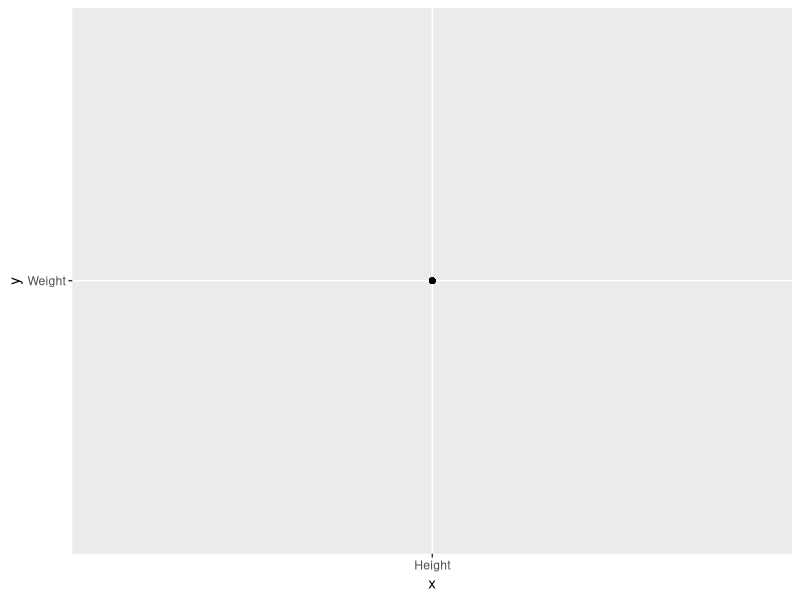
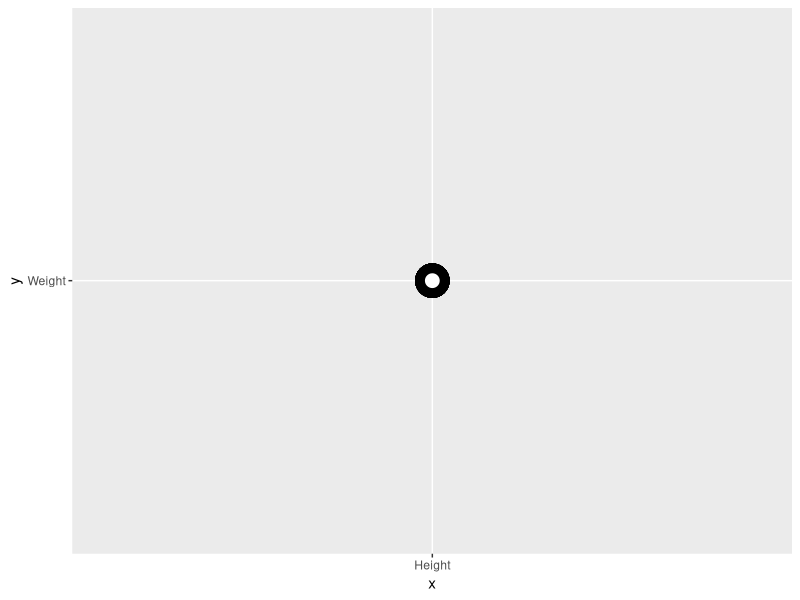

The R source for these figures, in order:
#This code chunk identifies my working directory 
#and sets it to where I want to save and fetch files
#TASK: fill in between the parentheses if needed. 
#If not needed, make the two lines a comment
# getwd()
# setwd()

#This brings the 'women' data into my environment from Base R (Run this)
women

#This code saves the women data as a dataframe with a new name
#TASK: Save the women dataset with a new name
Data1 <- women

#This code chunk allows me to see the top 2 rows of my data
#TASK: Write the function that returns the top rows
head(Data1,2)

#This code chunk shows me the internal structure 
#Task: Write the function that shows the number of rows, columns, column names, class of columns   
str(Data1)

#This code chunk shows me some basic summary stats
#Such as Min, Max, Mean. Quartiles...
#Task: Write the function that gives summary stats
summary(Data1)

#This allows me to apply the function to just one certain column
#Task: Write the function to return the Mean of just the height column
mean(Data1$height)

#This allows me to save one column as its own object ('values' in the Environment)
#Task: Write the function to create an object for just the Weight column 
#and write the function to create an object for just the Height column 
#(these should show as values in the environment window, not as datasets)
W_Height <- (Data1$height)
W_Weight <- (Data1$weight)

#This takes the individual objects ('values' in the Environment) and creates a dataframe
#I can see the Data in the Environment 
#Task: Write the function to create a data.frame from the height and weight values you just created
D_Frame <- data.frame(W_Height,W_Weight)

#This code chunk creates a subset from my dataset
#Note that the subset only appears in the Console (not the Environment)
#Task: Write the function to create a subset of the data where the height is > 65
#If I wanted to save the subset, I would need to name it as done in the code above
H_65 <- subset(Data1,height>65)

#This shows me how many rows are in my dataset and
#TASK: Write the function that returns the number of rows
nrow(Data1)

#This shows me how many columns are in my dataset
#TASK: Write the function that returns the number of columns
ncol(Data1)

#This also shows me how many rows and columns with just one function
#TASK: Write the function that returns the number of rows and columns with just one command
dim(Data1)

#This code will install the ggplot2 package
#TASK: Write the function that installs the ggplot2 package
install.packages("ggplot2")  
  
#This code calls the ggplot2 package so I can use its functions
#Task: Write the function that 'calls' the ggplot2 package
library(ggplot2)

#This produces a scatter plot of the height and weight columns
#Task: replace the dataset name and column names in the plot function below 
#to produce a scatter plot of height and weight
ggplot(Data1, aes(x="Height", y="Weight")) + 
  geom_point()

#Optional 'Just for fun' TASK: Change the arguments for the geom point and see what happens to the plot
ggplot(Data1, aes(x="Height", y="Weight")) + 
  geom_point(shape = 21, colour = "black", fill = "white", size = 5, stroke = 5)
